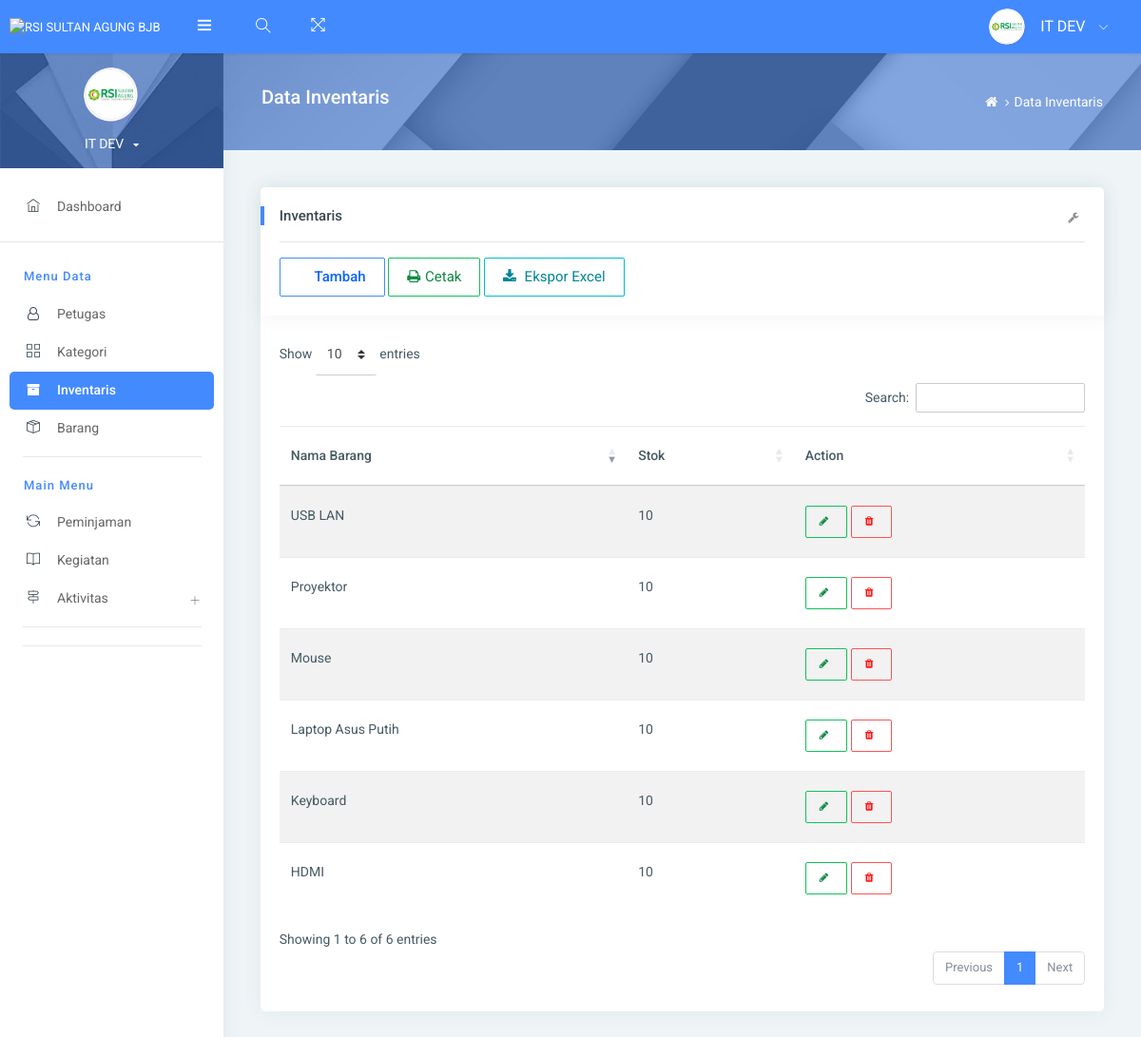
Page /admin/?page=inventaris (signed in) on the committed database.
### tables this page shows
CREATE TABLE `inventaris` (
  `id` int(11) NOT NULL,
  `nama` varchar(50) NOT NULL,
  `stok` varchar(50) NOT NULL
);

### inventaris/show.php (the view, shortened to what this page needs)
<div class="pcoded-content">
    <div class="page-header">
        <div class="page-block">
            <div class="row align-items-center">
                <div class="col-md-8">
                    <div class="page-header-title">
                        <h5 class="m-b-10"><?php echo $title ?></h5>
                    </div>
                </div>
                <div class="col-md-4">
                    <ul class="breadcrumb-title">
                        <li class="breadcrumb-item">
                            <a href="?page=dashboard"> <i class="fa fa-home"></i> </a>
                        </li>
                        <li class="breadcrumb-item"><a href="#!"><?php echo $title ?></a></li>
                    </ul>
                </div>
            </div>
        </div>
    </div>
    <div class="pcoded-inner-content">
        <div class="main-body">
            <div class="page-wrapper">
                <div class="page-body">
                    <div class="card">
                        <div class="card-header">
                            <h5>Inventaris</h5>
                            <hr>
                            <div class="d-flex justify-content-between align-items-center">
                                <div>
                                    <a href="?page=inventarisAdd" class="btn waves-effect waves-light btn-primary btn-outline-primary">
                                        <i class="icofont icofont-user-alt-3"></i>Tambah</a>
                                    <a href="../inventaris/print.php" target="_blank" class="btn waves-effect waves-light btn-success btn-outline-success">
                                        <i class="fa fa-print"></i>Cetak</a>
                                    <a href="../inventaris/print.php?export_excel=true" class="btn waves-effect waves-light btn-info btn-outline-info">
                                        <i class="fa fa-download"></i> Ekspor Excel</a>
                                </div>
                            </div>
                            <div class="card-header-right">
                                <ul class="list-unstyled card-option">
                                    <li><i class="fa fa-wrench open-card-option"></i></li>
                                </ul>
                            </div>
                        </div>
                        <div class="card-block table-border-style">
                            <div class="table-responsive">
                                <table id="datatable" class="table table-hover table-striped">
                                    <thead>
                                        <tr class="text-center">
                                            <th>Nama Barang</th>
                                            <th>Stok</th>
                                            <th>Action</th>
                                        </tr>
                                    </thead>
                                    <tbody id="table-body">
                                        <?php
                                        $result = mysqli_query($con, "SELECT * FROM inventaris");
                                        while ($data = mysqli_fetch_array($result)) {
                                        ?>
                                            <tr>
                                                <td><?php echo $data['nama']; ?></td>
                                                <td><?php echo $data['stok']; ?></td>
                                                <td>
                                                    <a data-toggle="tooltip" data-placement="top" title="Edit Data" class="btn waves-effect waves-dark btn-success btn-outline-success btn-sm" href="?page=inventarisEdit&id=<?php echo $data['id']; ?>">
                                                        <i class="fa fa-pencil"></i></a>
                                                    <a data-toggle="tooltip" data-placement="top" title="Hapus Data" class="btn waves-effect waves-dark btn-danger btn-outline-danger btn-sm" href="#" onclick="confirmDelete(<?php echo $data['id']; ?>)">
                                                        <i class="fa fa-trash"></i>
                                                    </a>
                                                </td>
                                            </tr>
                                        <?php
                                        }
                                        ?>
                                    </tbody>
                                </table>
                            </div>
                        </div>
                    </div>
                </div>
            </div>
        </div>
    </div>
</div>

### admin/index.php (shortened to what this page needs)
<!DOCTYPE html>
<html lang="en">
<head>
    <link rel="stylesheet" type="text/css" href="../assets/css/bootstrap/css/bootstrap.min.css">
    <link rel="stylesheet" type="text/css" href="../assets/pages/waves/css/waves.min.css">
    <link rel="stylesheet" type="text/css" href="../assets/icon/themify-icons/themify-icons.css">
    <link rel="stylesheet" type="text/css" href="../assets/icon/font-awesome/css/font-awesome.min.css">
    <link rel="stylesheet" type="text/css" href="../assets/icon/icofont/css/icofont.css">
    <link rel="stylesheet" type="text/css" href="../assets/css/style.css">
    <link rel="stylesheet" type="text/css" href="../assets/css/jquery.mCustomScrollbar.css">
    <link rel="stylesheet" href="https://cdn.datatables.net/1.13.5/css/dataTables.bootstrap4.min.css">
</head>
<body>
    <div id="pcoded" class="pcoded">
        <div class="pcoded-container navbar-wrapper">
            <?php include_once '../layout/navbar.php'; ?>
            <div class="pcoded-main-container">
                <div class="pcoded-wrapper">
                    <?php include_once '../layout/menu.php'; ?>
                    <?php
                    $page = $_GET['page'] ?? 'dashboard';
                    $title = $pages[$page]['title'] ?? 'Dashboard';
                    include $pages[$page]['path'] ?? 'dashboard.php';
                    ?>
                </div>
            </div>
        </div>
    </div>
</body>
</html>

### layout/navbar.php (shortened to what this page needs)
<nav class="navbar header-navbar pcoded-header">
              <div class="navbar-wrapper">
                  <div class="navbar-logo">
                      <a class="mobile-menu waves-effect waves-light" id="mobile-collapse" href="#!">
                          <i class="ti-menu"></i>
                      </a>
                      <a href="?page=dashboard">
                          <img class="img-fluid" src="" alt="RSI Sultan Agung BJB" />
                      </a>
                  </div>
                  <div class="navbar-container container-fluid">
                      <ul class="nav-left">
                          <li class="header-search">
                              <div class="main-search morphsearch-search">
                                  <div class="input-group">
                                      <input type="text" class="form-control">
                                      <span class="input-group-addon search-btn"><i class="ti-search"></i></span>
                                  </div>
                              </div>
                          </li>
                          <li>
                              <a href="#!" onclick="javascript:toggleFullScreen()" class="waves-effect waves-light">
                                  <i class="ti-fullscreen"></i>
                              </a>
                          </li>
                      </ul>
                      <ul class="nav-right">
                          <li class="user-profile header-notification">
                              <a href="#!" class="waves-effect waves-light">
                                  <img src="../assets/images/rsi.png" class="img-radius" alt="User-Profile-Image">
                                  <span>IT DEV</span>
                                  <i class="ti-angle-down"></i>
                              </a>
                          </li>
                      </ul>
                  </div>
              </div>
          </nav>

### layout/menu.php (shortened to what this page needs)
<nav class="pcoded-navbar">
                      <div class="pcoded-inner-navbar main-menu">
                          <div class="">
                              <div class="main-menu-header">
                                  <img class="img-80 img-radius" src="../assets/images/rsi.png" alt="User-Profile-Image">
                                  <div class="user-details">
                                      <span id="more-details">IT DEV<i class="fa fa-caret-down"></i></span>
                                  </div>
                              </div>
                          </div>
                          <br>
                          <ul class="pcoded-item pcoded-left-item">
                              <li class="<?php
                                        if ($_GET['page'] == 'dashboard') {
                                            echo 'active';
                                        }
                                    ?>">
                                  <a href="?page=dashboard" class="waves-effect waves-dark">
                                      <span class="pcoded-micon"><i class="ti-home"></i><b>D</b></span>
                                      <span class="pcoded-mtext" data-i18n="nav.dash.main">Dashboard</span>
                                  </a>
                              </li>
                              <hr>
                              <div class="pcoded-navigation-label" data-i18n="nav.category.navigation">Menu Data</div>
                              <li class="<?php
                                        if ($_GET['page'] == 'petugas') {
                                            echo 'active';
                                        }
                                    ?>">
                                  <a href="?page=petugas" class="waves-effect waves-dark">
                                      <span class="pcoded-micon"><i class="fa fa-user-o"></i><b>D</b></span>
                                      <span class="pcoded-mtext" data-i18n="nav.dash.main">Petugas</span>
                                  </a>
                              </li>
                              <li class="<?php
                                        if ($_GET['page'] == 'kategori') {
                                            echo 'active';
                                        }
                                    ?>">
                                  <a href="?page=kategori" class="waves-effect waves-dark">
                                      <span class="pcoded-micon"><i class="ti-view-grid"></i><b>D</b></span>
                                      <span class="pcoded-mtext" data-i18n="nav.dash.main">Kategori</span>
                                  </a>
                              </li>
                              <li class="<?php
                                        if ($_GET['page'] == 'inventaris') {
                                            echo 'active';
                                        }
                                    ?>">
                                  <a href="?page=inventaris" class="waves-effect waves-dark">
                                      <span class="pcoded-micon"><i class="fa fa-archive"></i><b>D</b></span>
                                      <span class="pcoded-mtext" data-i18n="nav.dash.main">Inventaris</span>
                                  </a>
                              </li>
                              <li class="<?php
                                        if ($_GET['page'] == 'barang') {
                                            echo 'active';
                                        }
                                    ?>">
                                  <a href="?page=barang" class="waves-effect waves-dark">
                                      <span class="pcoded-micon"><i class="ti-package"></i><b>D</b></span>
                                      <span class="pcoded-mtext" data-i18n="nav.dash.main">Barang</span>
                                  </a>
                              </li>
                          </ul>
                          <div class="pcoded-navigation-label" data-i18n="nav.category.forms">Main Menu</div>
                          <ul class="pcoded-item pcoded-left-item">
                          <li class="<?php
                                        if ($_GET['page'] == 'pinjam') {
                                            echo 'active';
                                        }
                                    ?>">
                                  <a href="?page=pinjam" class="waves-effect waves-dark">
                                      <span class="pcoded-micon"><i class="ti-reload"></i><b>D</b></span>
                                      <span class="pcoded-mtext" data-i18n="nav.dash.main">Peminjaman</span>
                                  </a>
                              </li>
                              <li class="<?php
                                        if ($_GET['page'] == 'kegiatan') {
                                            echo 'active';
                                        }
                                    ?>">
                                  <a href="?page=kegiatan" class="waves-effect waves-dark">
                                      <span class="pcoded-micon"><i class="ti-book"></i><b>D</b></span>
                                      <span class="pcoded-mtext" data-i18n="nav.dash.main">Kegiatan</span>
                                  </a>
                              </li>
                              <li class="pcoded-hasmenu ">
                                  <a href="javascript:void(0)" class="waves-effect waves-dark">
                                      <span class="pcoded-micon"><i class="ti-direction-alt"></i><b>M</b></span>
                                      <span class="pcoded-mtext" data-i18n="nav.menu-levels.main">Aktivitas</span>
                                  </a>
                              </li>
                          </ul>
                          <ul class="pcoded-item pcoded-left-item">
                          </ul>
                      </div>
                  </nav>

### rows in the picture
inventaris: nama "HDMI", stok "10"
inventaris: nama "Laptop Asus Putih", stok "10"
inventaris: nama "Proyektor", stok "10"
inventaris: nama "USB LAN", stok "10"
inventaris: nama "Mouse", stok "10"
inventaris: nama "Keyboard", stok "10"

### other values in the picture
$title "Data Inventaris"
